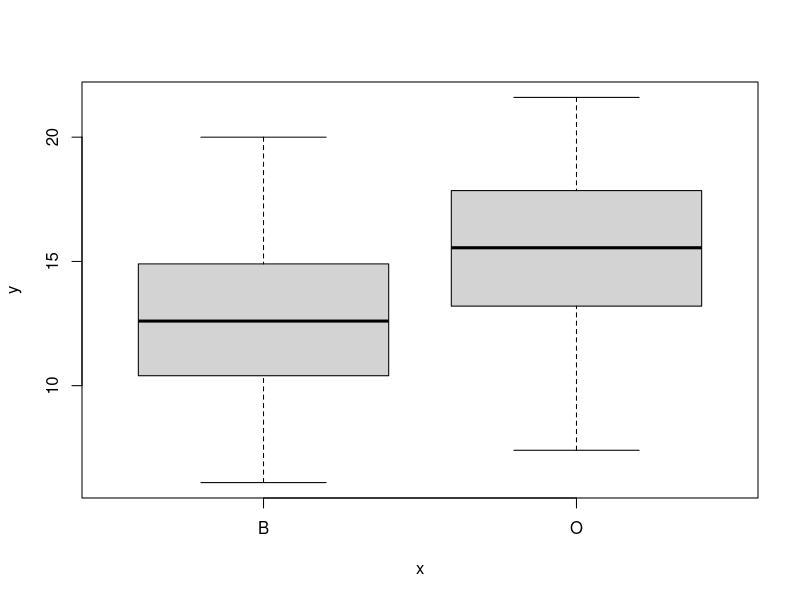
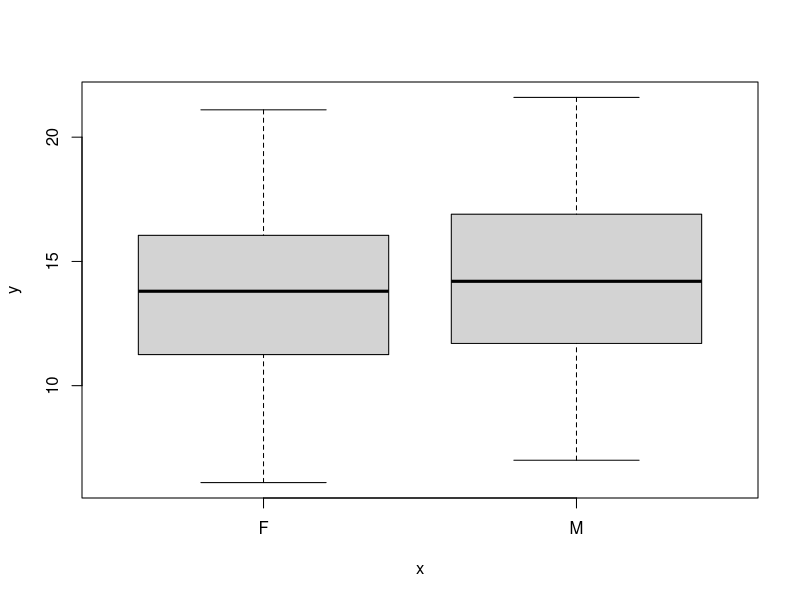
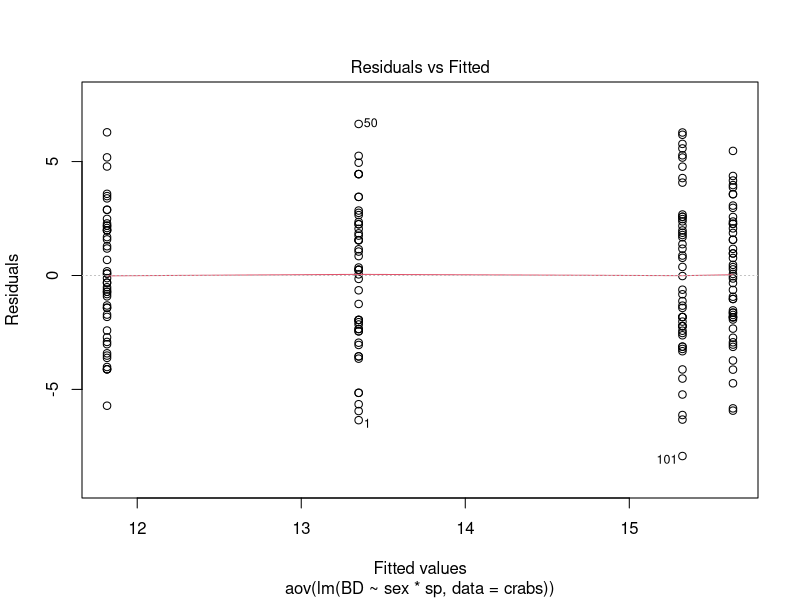
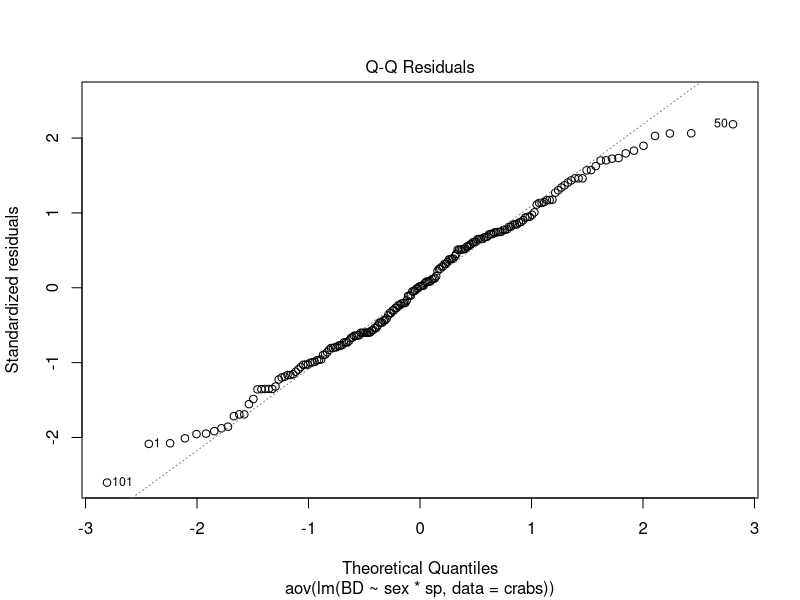
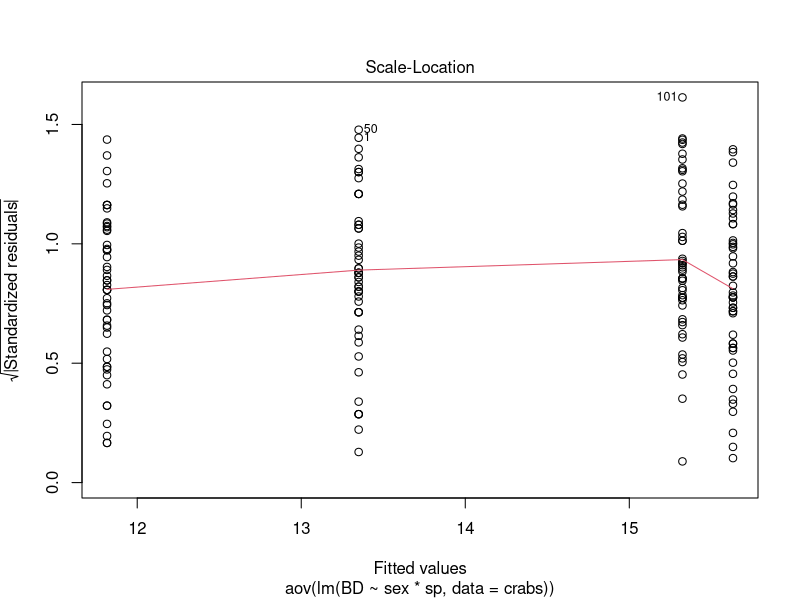
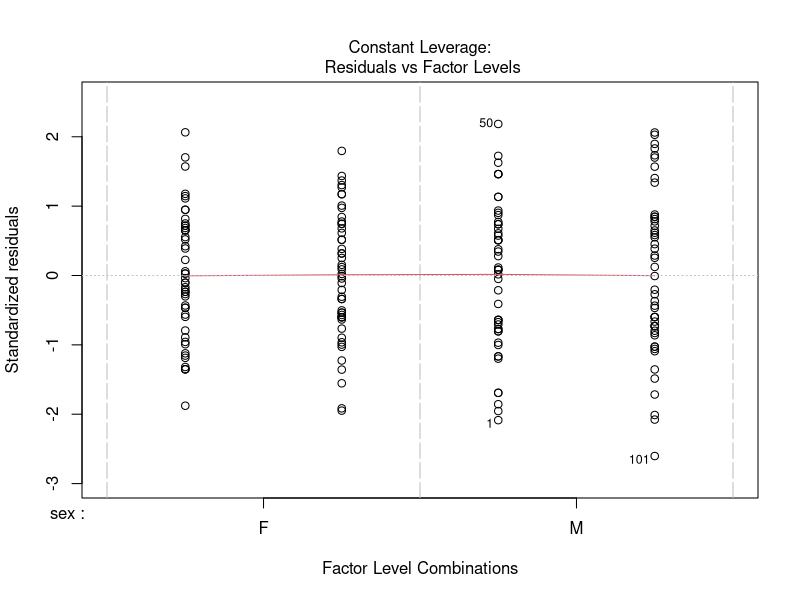

Source code (R) for these figures, in order: (Note: this script raises an error after producing the figures.)
## ---- chunk 1
knitr::opts_chunk$set(echo = TRUE)
## ---- chunk 2
library(MASS) 
data(crabs)
str(crabs)
summary(crabs)

#We have 2 categorical variables, our predictors - let's take a look at how the data is spread out.
table(crabs$sp,crabs$sex)

plot(crabs$sp, crabs$BD)
plot(crabs$sex, crabs$BD)
## ---- chunk 3
grandmean <- mean(crabs$BD)

#Create data partitions
sex <- tapply(crabs$BD, crabs$sex, mean)
sp <- tapply(crabs$BD, crabs$sp, mean)
sex.sp <- tapply(crabs$BD, list(crabs$sex,crabs$sp), mean)
vars <- tapply(crabs$BD, list(crabs$sex,crabs$sp), var)
lengths <- tapply(crabs$BD, list(crabs$sex,crabs$sp), length)

#Sum of Sqs, DOF
SSR = as.numeric(sum(lengths[1,])*(sex[1]-grandmean)^2 +                                       sum(lengths[2,])*(sex[2]-grandmean)^2)
DFR = nlevels(crabs$sex)-1

SSC = as.numeric(sum(lengths[,1])*(sp[1]-grandmean)^2 +                                        sum(lengths[,2])*(sp[2]-grandmean)^2)
DFC = nlevels(crabs$sp)-1

SSE = (lengths[1,1]-1)*vars[1,1]+
      (lengths[1,2]-1)*vars[1,2]+                                                   (lengths[2,1]-1)*vars[2,1]+                                                   (lengths[2,2]-1)*vars[2,2]
DFE = (length(crabs$BD) - nlevels(crabs$sex) - nlevels(crabs$sp))

SST = var(crabs$BD)*(length(crabs$BD)-1)
SSI = SST - (SSR + SSC + SSE)
DFI = (nlevels(crabs$sex)-1)*(nlevels(crabs$sp)-1)

#Mean sqs
MSR = SSR/DFR
MSC = SSC/DFC
MSI = SSI/DFI
MSE = SSE/DFE

#F stats
F_row = MSR/MSE
F_col = MSC/MSE
F_int = MSI/MSE

#p-values
p_row <- 1-pf(F_row, DFR, DFE)
p_col <- 1-pf(F_col, DFC, DFE)
p_int <- 1-pf(F_int, DFI, DFE)
## ---- chunk 4
m2wi <- aov(lm(BD ~ sex*sp, data = crabs)) #two-way aov with interaction
m2ni <- aov(lm(BD ~ sex+sp, data = crabs)) #two-way aov no interaction
m1sx <- aov(lm(BD ~ sex, data = crabs))    #one-way aov on sex
m1sp <- aov(lm(BD ~ sp, data = crabs))     #one-way aov on species
## ---- chunk 5
anova(m1sp)
#Three stars. We reject the null hypothesis that "the groups in sp all have the same mean". What about sex?

anova(m1sx)
#Not significant - we don't reject the null here. Does this mean we remove sex from our models going forward? No - it is possible that sex does not tell us much, but the best model is the one that minimizes the error term.

#For instance, it could be that sex as a factor on it's own does not do anything, but it has an effect in interaction with species.

anova(m2ni)
anova(m2wi)
#In both cases, sex remains non-significant, but we can see from the 'with interaction' model that sex:sp interaction has a significant effect.
## ---- chunk 6
SSE_m2wi <- anova(m2wi)$`Sum Sq`[4]
SSE_m2ni <- anova(m2ni)$`Sum Sq`[3]

dfe_m2wi <- anova(m2wi)$Df[4]
dfe_m2ni <- anova(m2ni)$Df[3]
  
F_comparison <- ((SSE_m2wi-SSE_m2ni)/(dfe_m2wi-dfe_m2ni))/(SSE_m2ni/dfe_m2ni)
p_comparison <- 1-pf(F_comparison, dfe_m2ni-dfe_m2wi, dfe_m2ni)
## ---- chunk 7
anova(m2wi, m2ni) #with interaction is better!
anova(m2ni, m1sp) #adding sex as an effect, without interaction is not better than just species as an effect
anova(m2wi, m1sp) #however with interaction, the model is better than just species main effects

#Can we do the entire comparison at once?
anova(m2wi, m2ni, m1sp, m1sx)

#Unfortunately, the anova package treats this as pairwise comparisons between models listed next to one another - giving erroneous results. So it doesn't compute anything for line 1 (model 1). Line 2 is the difference between model 1 and model 2. Line 3 compares models 2 and 3, but models 1 and 3 are never compared. Line 4 does not compute a difference at all, as we cannot compare 2 one way models (3 and 4) with identical dof.
## ---- chunk 8
plot(m2wi)
#check the residuals distribution (test of whether group variances are equal) in plot-1 and check the Q-Qplot (plot-2) for normality test.

#library(car)
leveneTest(BD ~ sex*sp, data = crabs)
#Not significant = we do not reject that variances are homogeneous

shapiro.test(residuals(m2wi))
#Not significant = we do not reject residual normality.
## ---- chunk 9
boxplot(BD ~ sex*sp, data = crabs) # basic boxplot for BD vs sex*sp

#ggplotting
ggplot(aes(x=sp, y=BD, fill=sex), data=crabs) +
  geom_boxplot() + 
  theme_classic() 
  
TukeyHSD(m2wi)

#Uncomment this package to run the function below
#library("multcompView")
generate_label <- function(TUKEY, variable){
     #Extract labels and factor levels from Tukey post-hoc 
     Tukey.levels <- TUKEY[[variable]][,4]
     Tukey.labels <- data.frame(multcompLetters(Tukey.levels)['Letters'])
     
     #I need to put the labels in the same order as in the boxplot :
     Tukey.labels$treatment=rownames(Tukey.labels)
     Tukey.labels=Tukey.labels[order(Tukey.labels$treatment) , ]
     return(Tukey.labels)
}

hsd_labels <- generate_label(TukeyHSD(m2wi), "sex:sp")
hsd_labels_reorg <- c("a","a","b","b")

#boxplot + significance text
a=boxplot(BD~sp*sex, data=crabs, ylim=c(5,25)); text(c(1:(nlevels(crabs$sex)+nlevels(crabs$sp))), a$stats[nrow(a$stats),]+1, hsd_labels[,1])

#ggplotting
ggplot(aes(x=sp, y=BD, fill=sex), data=crabs) +
  geom_boxplot() + 
  annotate(geom="text", 
           x=(c(0.75,1.25,1.75,2.25)), 
           y=(c(15,17,19.1,19)), 
           label=hsd_labels_reorg) +
  theme_classic() 
  
## ---- chunk 10
interaction.plot(crabs$sp, crabs$sex, crabs$BD, ylim = c(5,25))
text(c(1:nlevels(crabs$sp)), a$stats[3,]+1, hsd_labels[,1])
## ---- chunk 11
plot(data.frame(crabs$BD,crabs$CL,crabs$CW,crabs$FL,crabs$RW))
cor(data.frame(crabs$BD,crabs$CL,crabs$CW,crabs$FL,crabs$RW))
